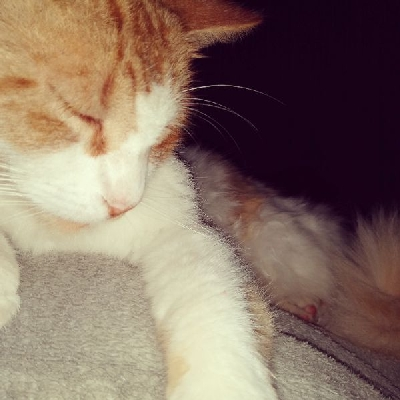
#> input picture cat.jpg, 400 x 400 px
$ python preprocess.py
#> lines starting #> are read from the running program, lines starting #| are printed output that depends on the picture
from PIL import Image
with Image.open("cat.jpg") as im:
#> im is the input picture: PIL image 400x400 RGB; mean R, G, B 135, 114.1, 100.6
    im = im.convert(mode="1", colors=2)
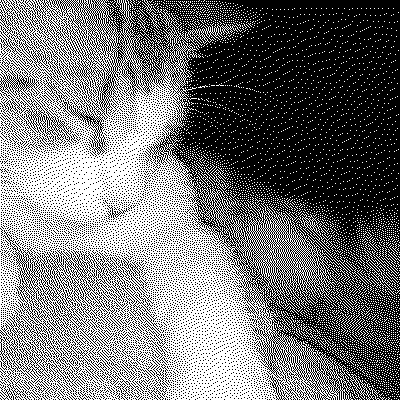
#> im: PIL image 400x400 1; 46.4% white in thin lines or dots
    im = im.resize((400, 400))
    px = im.load()
    for row in range(im.height):
        for col in range(im.width):
            print(1 if px[col, row] > 0 else 0, end='')
        print()
#> this loop made 400 passes
#> (printed output is left out)
